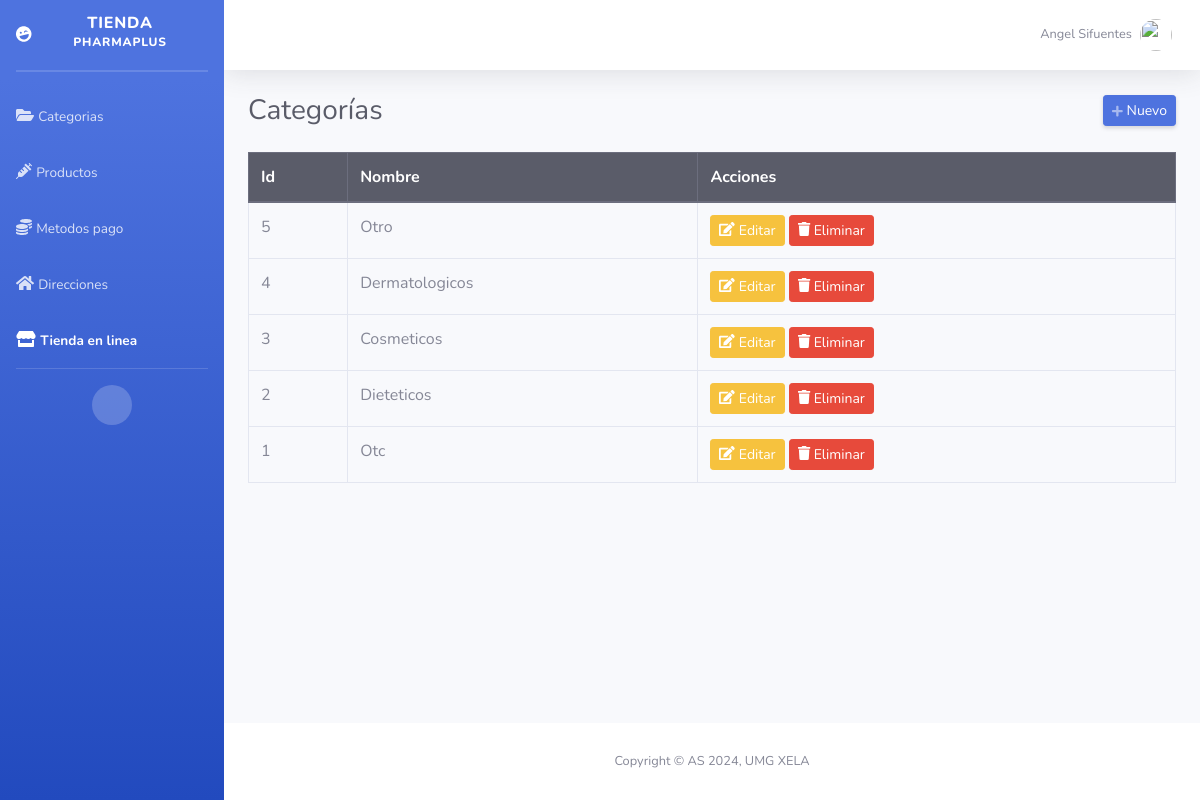
/admin/categorias.php (signed in), run on the app's committed database.
### tables this page shows
CREATE TABLE `categorias` (
  `id` int(11) NOT NULL,
  `categoria` varchar(50) NOT NULL
);

### admin/categorias.php (the view, shortened to what this page needs)
<?php
require_once "../config/conexion.php";
include("includes/header.php");
?>
<div class="d-sm-flex align-items-center justify-content-between mb-4">
    <h1 class="h3 mb-0 text-gray-800">Categorías</h1>
    <a href="#" class="d-none d-sm-inline-block btn btn-sm btn-primary shadow-sm" data-toggle="modal" data-target="#categorias"><i class="fas fa-plus fa-sm text-white-50"></i> Nuevo</a>
</div>
<div class="row">
    <div class="col-md-12">
        <div class="table-responsive">
            <table class="table table-hover table-bordered" style="width: 100%;">
                <thead class="thead-dark">
                    <tr>
                        <th>Id</th>
                        <th>Nombre</th>
                        <th>Acciones</th>
                    </tr>
                </thead>
                <tbody>
                    <?php
                    $query = mysqli_query($conexion, "SELECT * FROM categorias ORDER BY id DESC");
                    while ($data = mysqli_fetch_assoc($query)) { ?>
                        <tr>
                            <td><?php echo $data['id']; ?></td>
                            <td><?php echo htmlspecialchars($data['categoria']); ?></td>
                            <td>
                                <button class="btn btn-warning btn-sm editarCategoria"
                                        data-id="<?php echo $data['id']; ?>"
                                        data-nombre="<?php echo htmlspecialchars($data['categoria']); ?>">
                                    <i class="fas fa-edit"></i> Editar
                                </button>
                                <form method="post" action="eliminar.php?accion=cli&id=<?php echo $data['id']; ?>" class="d-inline eliminar">
                                    <button class="btn btn-danger btn-sm" type="submit">
                                        <i class="fas fa-trash"></i> Eliminar
                                    </button>
                                </form>
                            </td>
                        </tr>
                    <?php } ?>
                </tbody>
            </table>
        </div>
    </div>
</div>
<?php include("includes/footer.php"); ?>

### data on the page
categorias: id "5", categoria "Otro"
categorias: id "4", categoria "Dermatologicos"
categorias: id "3", categoria "Cosmeticos"
categorias: id "2", categoria "Dieteticos"
categorias: id "1", categoria "Otc"

### other printed values
$_SESSION['nombre'] "Angel Sifuentes"
